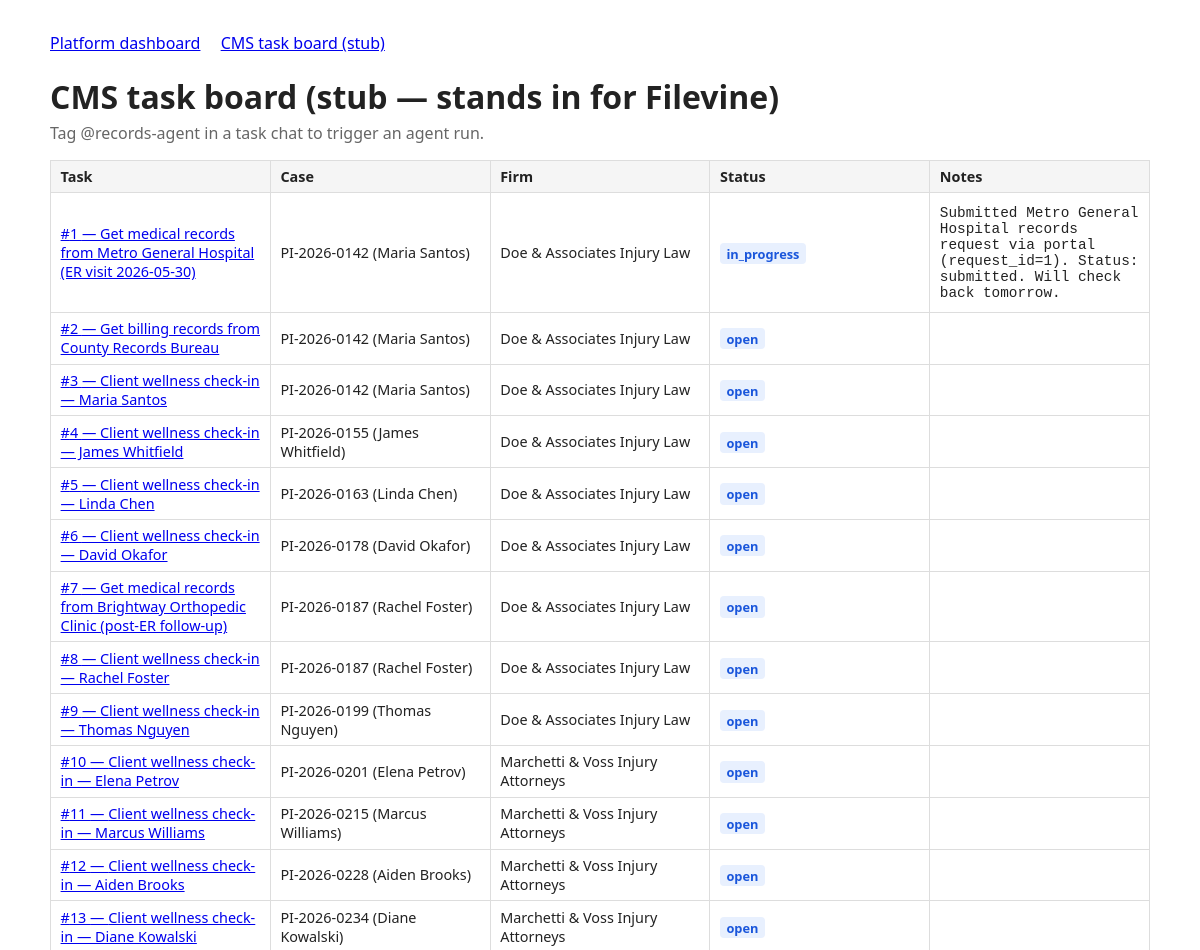
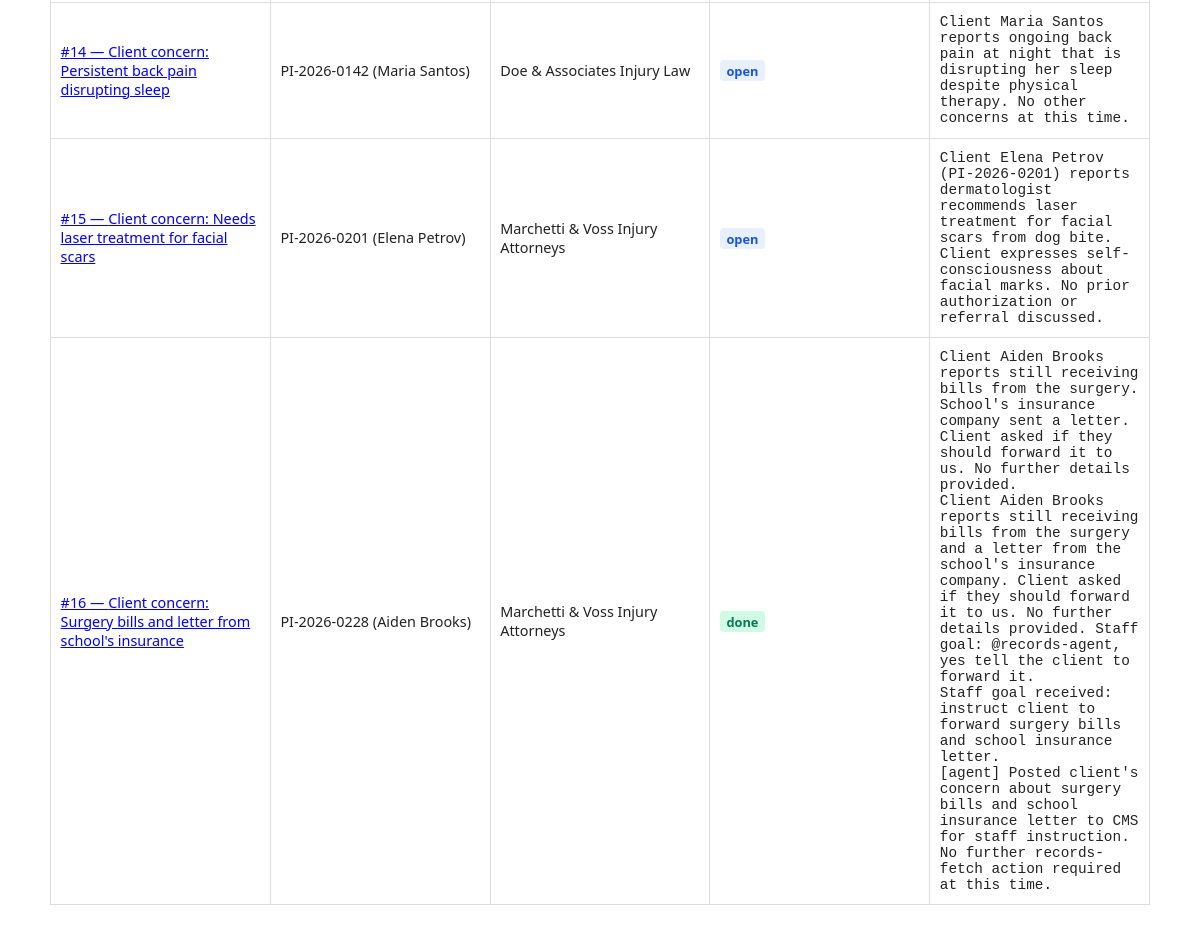
Page /cms/board on the earlier database version (2 pictures, top to bottom).
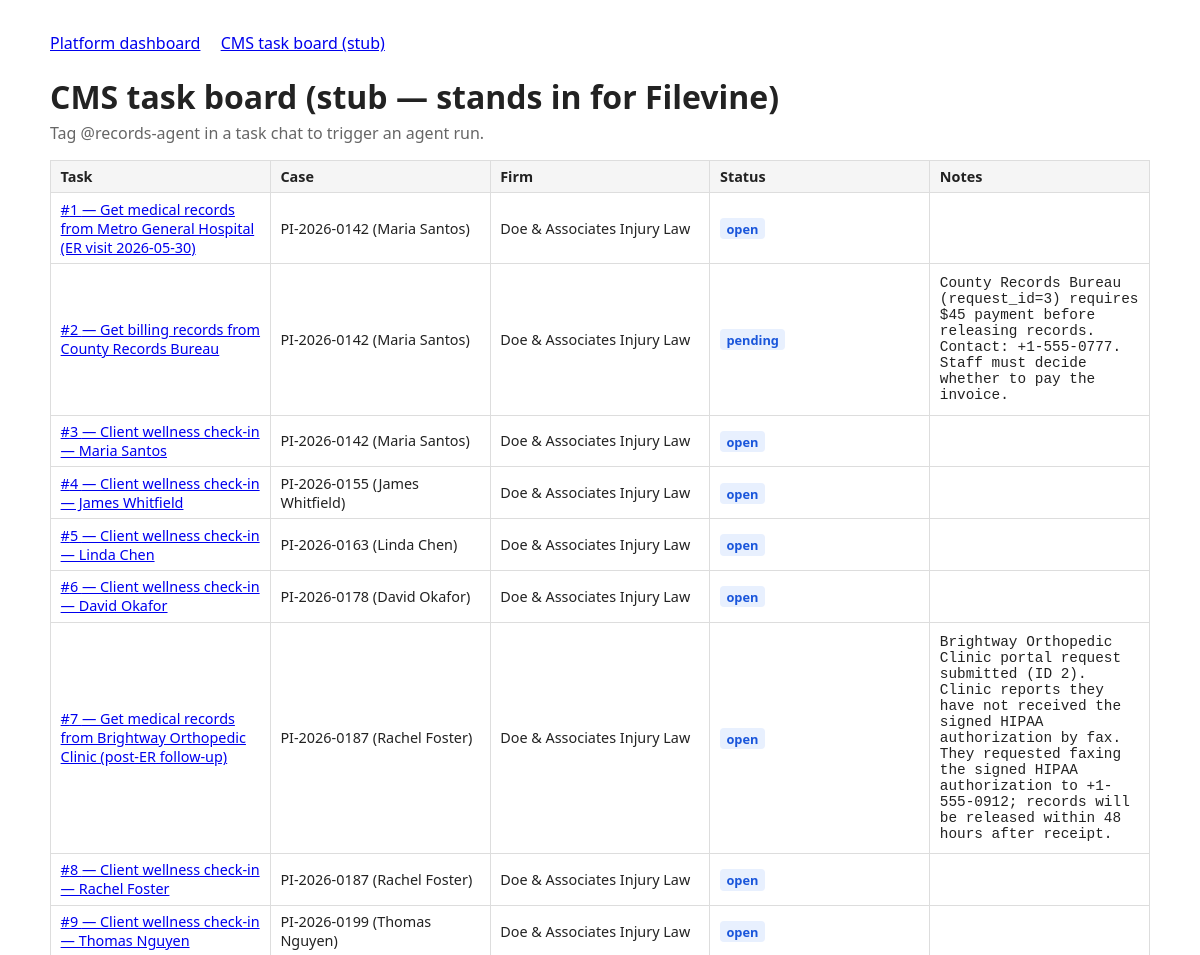
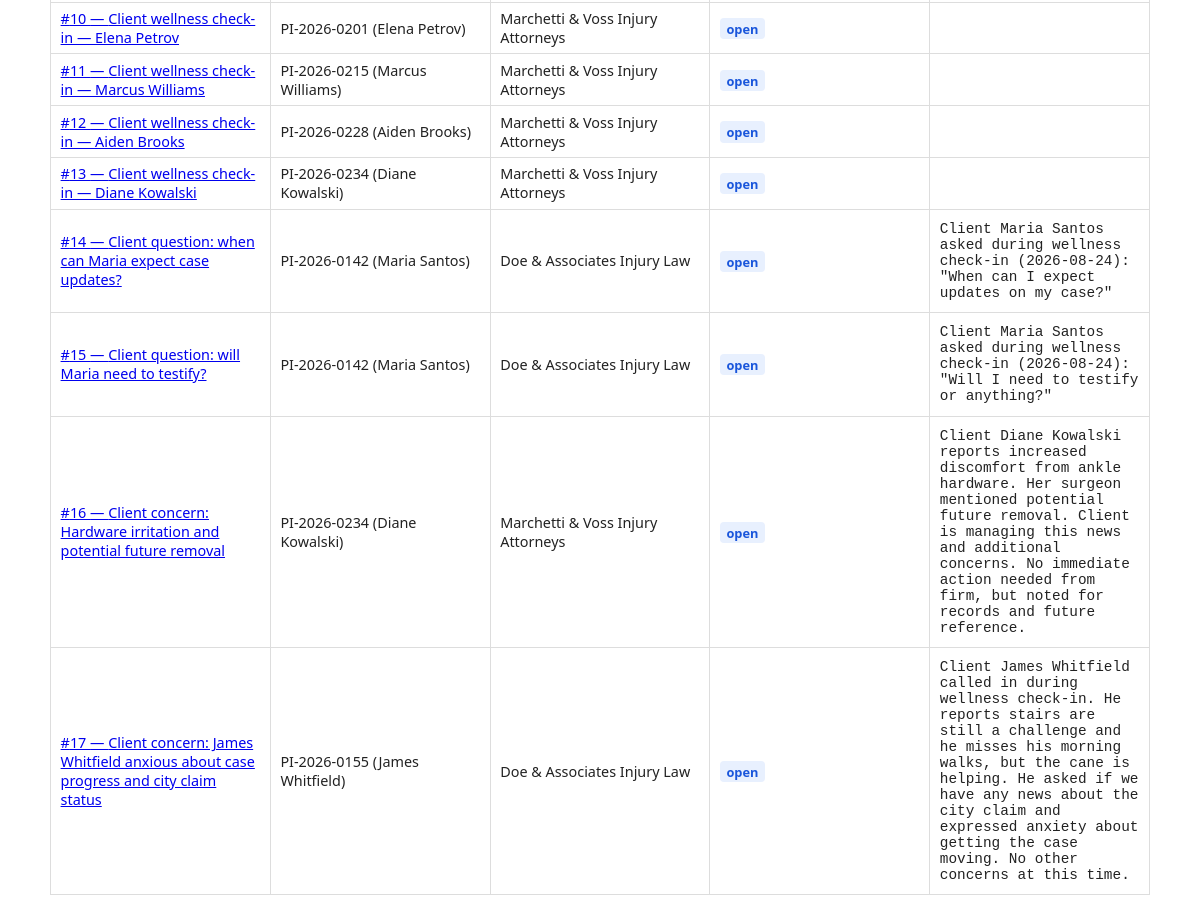
Same page on the later database version (2 pictures, top to bottom).
### app/stubs/cms_models.py (models this page shows)
class CmsBase(DeclarativeBase):
    pass

class Task(CmsBase):
    __tablename__ = "cms_tasks"
    id: Mapped[int] = mapped_column(primary_key=True)
    case_id: Mapped[int] = mapped_column(ForeignKey("cms_cases.id"), index=True)
    title: Mapped[str] = mapped_column(String(300))
    status: Mapped[str] = mapped_column(String(50), default="open")   # open / in_progress / done
    notes: Mapped[str] = mapped_column(Text, default="")              # agents write outcomes back here
    created_at: Mapped[datetime] = mapped_column(DateTime(timezone=True), default=utcnow)
    case: Mapped[Case] = relationship(back_populates="tasks")
    threads: Mapped[list[ChatThread]] = relationship(back_populates="task")

class Case(CmsBase):
    __tablename__ = "cms_cases"
    id: Mapped[int] = mapped_column(primary_key=True)
    firm_id: Mapped[int] = mapped_column(ForeignKey("cms_firms.id"), index=True)
    case_number: Mapped[str] = mapped_column(String(50))
    client_name: Mapped[str] = mapped_column(String(200))
    case_type: Mapped[str] = mapped_column(String(100), default="personal_injury")
    status: Mapped[str] = mapped_column(String(50), default="open")
    summary: Mapped[str] = mapped_column(Text, default="")
    created_at: Mapped[datetime] = mapped_column(DateTime(timezone=True), default=utcnow)
    firm: Mapped[Firm] = relationship(back_populates="cases")
    tasks: Mapped[list[Task]] = relationship(back_populates="case")
    contacts: Mapped[list[Contact]] = relationship(back_populates="case")

class Firm(CmsBase):
    __tablename__ = "cms_firms"
    id: Mapped[int] = mapped_column(primary_key=True)
    name: Mapped[str] = mapped_column(String(200))
    created_at: Mapped[datetime] = mapped_column(DateTime(timezone=True), default=utcnow)
    cases: Mapped[list[Case]] = relationship(back_populates="firm")

### app/stubs/cms_api.py (the view)
@router.get("/board", response_class=HTMLResponse)
def board(request: Request, db: Session = Depends(get_db)):
    firms = db.scalars(select(Firm)).all()
    cases = db.scalars(select(Case)).all()
    tasks = db.scalars(select(Task)).all()
    threads = {t.task_id: t for t in db.scalars(select(ChatThread)).all()}
    return templates.TemplateResponse(
        request,
        "cms_board.html",
        {
            "firms": firms,
            "cases": cases,
            "tasks": tasks,
            "threads": threads,
            "agent_handle": AGENT_HANDLE,
        },
    )

### app/templates/cms_board.html
{% extends "base.html" %}
{% block content %}
<h1>CMS task board (stub — stands in for Filevine)</h1>
<p class="sub">Tag {{ agent_handle }} in a task chat to trigger an agent run.</p>
<table>
  <tr><th>Task</th><th>Case</th><th>Firm</th><th>Status</th><th>Notes</th></tr>
  {% for t in tasks %}
  <tr>
    <td><a href="/cms/board/tasks/{{ t.id }}">#{{ t.id }} — {{ t.title }}</a></td>
    <td>{{ t.case.case_number }} ({{ t.case.client_name }})</td>
    <td>{{ t.case.firm.name }}</td>
    <td><span class="status {{ 'done' if t.status == 'done' else 'waiting' }}">{{ t.status }}</span></td>
    <td><pre>{{ t.notes }}</pre></td>
  </tr>
  {% endfor %}
</table>
{% endblock %}

Differences in the rows shown:
changed Task "Get medical records from Metro General Hospital (ER visit 2026-05-30)": status "in_progress" → "open"; notes "Submitted Metro General Hospital records request via portal (request_id=1). Status: submitted. Will check back tomorrow." → (not shown)
changed Task "Get billing records from County Records Bureau": status "open" → "pending"; notes (not shown) → "County Records Bureau (request_id=3) requires $45 payment before releasing records. Contact: +1-555-0777. Staff must decide whether to pay the invoice."
changed Task "Get medical records from Brightway Orthopedic Clinic (post-ER follow-up)": notes (not shown) → "Brightway Orthopedic Clinic portal request submitted (ID 2). Clinic reports they have not received the signed HIPAA authorization by fax. They requested faxing the signed HIPAA authorization to +1-555-0912; records will be released within 48 hours after receipt."
changed Task id 14: title "Client concern: Persistent back pain disrupting sleep" → "Client question: when can Maria expect case updates?"; notes "Client Maria Santos reports ongoing back pain at night that is disrupting her sleep despite physical therapy. No other concerns at this time." → "Client Maria Santos asked during wellness check-in (2026-08-24): \"When can I expect updates on my case?\""
changed Task id 15: title "Client concern: Needs laser treatment for facial scars" → "Client question: will Maria need to testify?"; case.case_number "PI-2026-0201" → "PI-2026-0142"; case.client_name "Elena Petrov" → "Maria Santos"; case.firm.name "Marchetti & Voss Injury Attorneys" → "Doe & Associates Injury Law"; notes "Client Elena Petrov (PI-2026-0201) reports dermatologist recommends laser treatment for facial scars from dog bite. Client expresses self-consciousness about facial marks. No prior authorization or referral discussed." → "Client Maria Santos asked during wellness check-in (2026-08-24): \"Will I need to testify or anything?\""
changed Task id 16: title "Client concern: Surgery bills and letter from school's insurance" → "Client concern: Hardware irritation and potential future removal"; case.case_number "PI-2026-0228" → "PI-2026-0234"; case.client_name "Aiden Brooks" → "Diane Kowalski"; status "done" → "open"; notes "Client Aiden Brooks reports still receiving bills from the surgery. School's insurance company sent a letter. Client asked if they should forward it to us. No further details provided. Client Aiden Brooks reports still receiving bills from the surgery and a letter from the school's insurance company. Client asked if they should forward it to us. No further details provided. Staff goal: @records-agent, yes tell the client to forward it. Staff goal received: instruct client to forward surgery bills and school insurance letter. [agent] Posted client's concern about surgery bills and school insurance letter to CMS for staff instruction. No further records-fetch action required at this time." → "Client Diane Kowalski reports increased discomfort from ankle hardware. Her surgeon mentioned potential future removal. Client is managing this news and additional concerns. No immediate action needed from firm, but noted for records and future reference."
added Task: id "17", title "Client concern: James Whitfield anxious about case progress and city claim status", case.case_number "PI-2026-0155", case.client_name "James Whitfield", case.firm.name "Doe & Associates Injury Law", status "open", notes "Client James Whitfield called in during wellness check-in. He reports stairs are still a challenge and he misses his morning walks, but the cane is helping. He asked if we have any news about the city claim and expressed anxiety about getting the case moving. No other concerns at this time."
